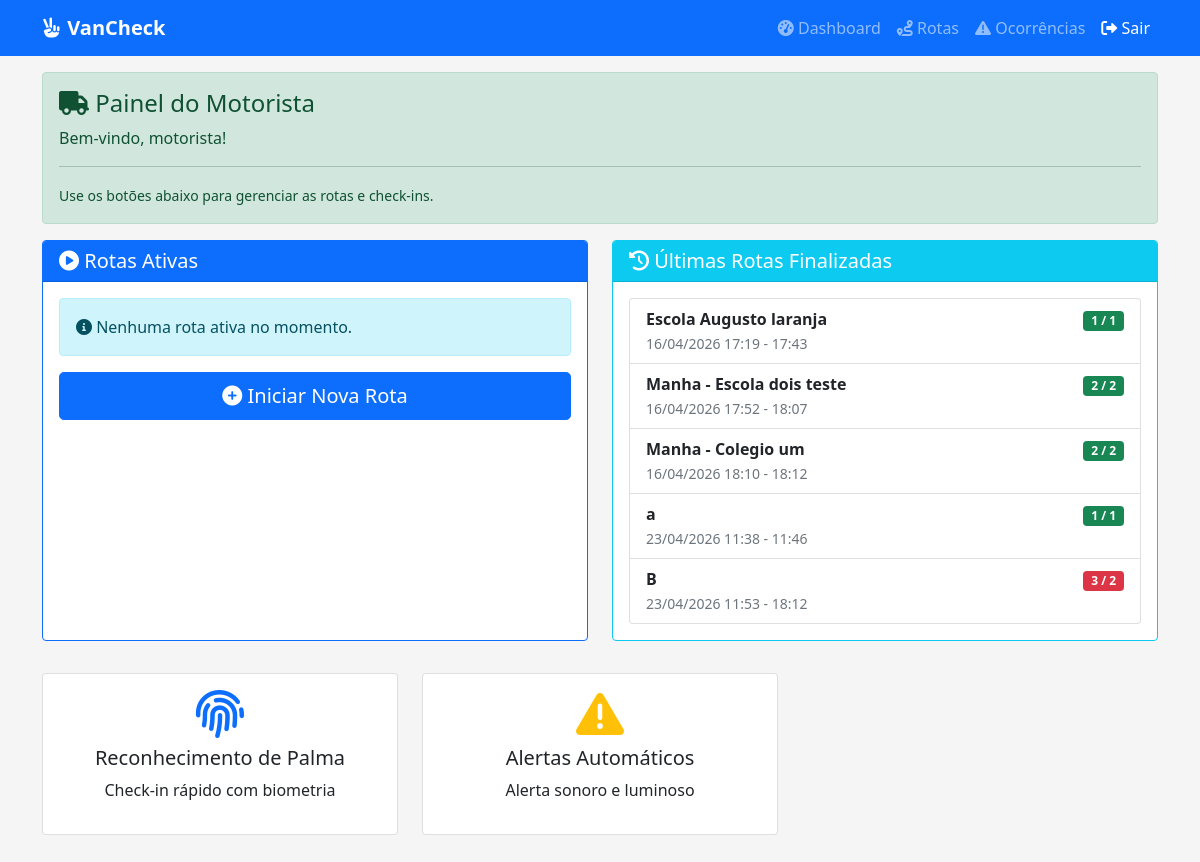
The page /dashboard/ (signed in) on the database its author committed.
### apps/checkin/models.py (models this page shows, shortened)
class SessaoRota (models .Model ):
    STATUS_CHOICES =(
    ('ATIVA','Ativa'),
    ('FINALIZADA','Finalizada'),
    ('CANCELADA','Cancelada'),
    )
    TIPO_CHOICES =(
    ('IDA','Ida para Escola'),
    ('VOLTA','Volta para Casa'),
    )
    id =models .UUIDField (primary_key =True ,default =uuid .uuid4 ,editable =False )
    nome_rota =models .CharField (max_length =100 ,help_text ="Ex: Rota Manhã - Bairro A")
    tipo =models .CharField (max_length =5 ,choices =TIPO_CHOICES )
    data_inicio =models .DateTimeField (auto_now_add =True )
    data_fim =models .DateTimeField (null =True ,blank =True )
    status =models .CharField (max_length =10 ,choices =STATUS_CHOICES ,default ='ATIVA')
    motorista =models .CharField (max_length =100 ,blank =True ,default ='')
    horario_previsto =models .TimeField (null =True ,blank =True )
    def get_total_checkins (self ):
        return self .registros .filter (checkin_realizado =True ).count ()
    def get_total_checkouts (self ):
        return self .registros .filter (checkout_realizado =True ).count ()
    def get_divergencia (self ):
        return self .get_total_checkins ()-self .get_total_checkouts ()

### apps/checkin/views.py (the view)
# urls.py: path('dashboard/', dashboard, name='dashboard'),
@login_required
def dashboard (request ):
    print ("=== Acessando Dashboard ===")
    print (f"Usuário: {request .user }")
    rotas_ativas =SessaoRota .objects .filter (status ='ATIVA')
    rotas_finalizadas =SessaoRota .objects .filter (status ='FINALIZADA')[:10 ]
    context ={
    'rotas_ativas':rotas_ativas ,
    'rotas_finalizadas':rotas_finalizadas ,
    'total_ativas':rotas_ativas .count (),
    }
    return render (request ,'dashboard.html',context )

### templates/dashboard.html (shortened to what this page needs)
{% extends 'base.html' %}
{% load static %}
{% block content %}
<div class="row">
    <div class="col-12">
        <div class="alert alert-success">
            <h4><i class="fas fa-truck"></i> Painel do Motorista</h4>
            <p>Bem-vindo, {{ user.get_full_name|default:user.username }}!</p>
            <hr>
            <small>Use os botões abaixo para gerenciar as rotas e check-ins.</small>
        </div>
    </div>
</div>
<div class="row">
    <div class="col-md-6 mb-3">
        <div class="card h-100 border-primary">
            <div class="card-header bg-primary text-white">
                <h5 class="mb-0"><i class="fas fa-play-circle"></i> Rotas Ativas</h5>
            </div>
            <div class="card-body">
                {% if rotas_ativas %}
                    <div class="list-group">
                        {% for rota in rotas_ativas %}
                        <div class="list-group-item">
                            <div class="d-flex justify-content-between align-items-center">
                                <div>
                                    <strong>{{ rota.nome_rota }}</strong><br>
                                    <small class="text-muted">
                                        {{ rota.get_tipo_display }} |
                                        Início: {{ rota.data_inicio|date:"H:i" }}
                                    </small><br>
                                    <small class="text-info">
                                        Check-in: {{ rota.get_total_checkins }} |
                                        Check-out: {{ rota.get_total_checkouts }}
                                    </small>
                                </div>
                                <div class="btn-group-vertical">
                                    <a href="{% url 'checkin_aluno' rota.id %}" class="btn btn-sm btn-success mb-1">
                                        <i class="fas fa-sign-in-alt"></i> Check-in
                                    </a>
                                    <a href="{% url 'checkout_escola' rota.id %}" class="btn btn-sm btn-warning mb-1">
                                        <i class="fas fa-sign-out-alt"></i> Check-out
                                    </a>
                                    <a href="{% url 'finalizar_rota' rota.id %}" class="btn btn-sm btn-danger">
                                        <i class="fas fa-stop"></i> Finalizar
                                    </a>
                                </div>
                            </div>
                        </div>
                        {% endfor %}
                    </div>
                {% else %}
                    <div class="alert alert-info">
                        <i class="fas fa-info-circle"></i> Nenhuma rota ativa no momento.
                    </div>
                {% endif %}
                <div class="d-grid mt-3">
                    <a href="{% url 'iniciar_rota' %}" class="btn btn-primary btn-lg">
                        <i class="fas fa-plus-circle"></i> Iniciar Nova Rota
                    </a>
                </div>
            </div>
        </div>
    </div>
    <div class="col-md-6 mb-3">
        <div class="card h-100 border-info">
            <div class="card-header bg-info text-white">
                <h5 class="mb-0"><i class="fas fa-history"></i> Últimas Rotas Finalizadas</h5>
            </div>
            <div class="card-body">
                {% if rotas_finalizadas %}
                    <div class="list-group">
                        {% for rota in rotas_finalizadas %}
                        <div class="list-group-item">
                            <div class="d-flex justify-content-between">
                                <div>
                                    <strong>{{ rota.nome_rota }}</strong><br>
                                    <small class="text-muted">
                                        {{ rota.data_inicio|date:"d/m/Y H:i" }} - {{ rota.data_fim|date:"H:i" }}
                                    </small>
                                </div>
                                <div class="text-end">
                                    <span class="badge {% if rota.get_divergencia == 0 %}bg-success{% else %}bg-danger{% endif %}">
                                        {{ rota.get_total_checkins }} / {{ rota.get_total_checkouts }}
                                    </span>
                                </div>
                            </div>
                        </div>
                        {% endfor %}
                    </div>
                {% else %}
                    <div class="alert alert-info">
                        <i class="fas fa-info-circle"></i> Nenhuma rota finalizada.
                    </div>
                {% endif %}
            </div>
        </div>
    </div>
</div>
<div class="row mt-3">
    <div class="col-md-4 mb-3">
        <div class="card">
            <div class="card-body text-center">
                <i class="fas fa-fingerprint fa-3x mb-2 text-primary"></i>
                <h5>Reconhecimento de Palma</h5>
                <p>Check-in rápido com biometria</p>
            </div>
        </div>
    </div>
    <div class="col-md-4 mb-3">
        <div class="card">
            <div class="card-body text-center">
                <i class="fas fa-exclamation-triangle fa-3x mb-2 text-warning"></i>
                <h5>Alertas Automáticos</h5>
                <p>Alerta sonoro e luminoso</p>
            </div>
        </div>
    </div>
</div>
{% endblock %}

### templates/base.html (style rules this page uses)
body { background: #f5f5f5; }

### rows shown on the page
SessaoRota: nome_rota "Escola Augusto laranja", data_inicio "16/04/2026 17:19", data_fim "17:43", get_total_checkins "1", get_total_checkouts "1"
SessaoRota: nome_rota "Manha - Escola dois teste", data_inicio "16/04/2026 17:52", data_fim "18:07", get_total_checkins "2", get_total_checkouts "2"
SessaoRota: nome_rota "Manha - Colegio um", data_inicio "16/04/2026 18:10", data_fim "18:12", get_total_checkins "2", get_total_checkouts "2"
SessaoRota: nome_rota "a", data_inicio "23/04/2026 11:38", data_fim "11:46", get_total_checkins "1", get_total_checkouts "1"
SessaoRota: nome_rota "B", data_inicio "23/04/2026 11:53", data_fim "18:12", get_total_checkins "3", get_total_checkouts "2"

### other values the page prints
{{ user.get_full_name|default:user.username }} "motorista"
